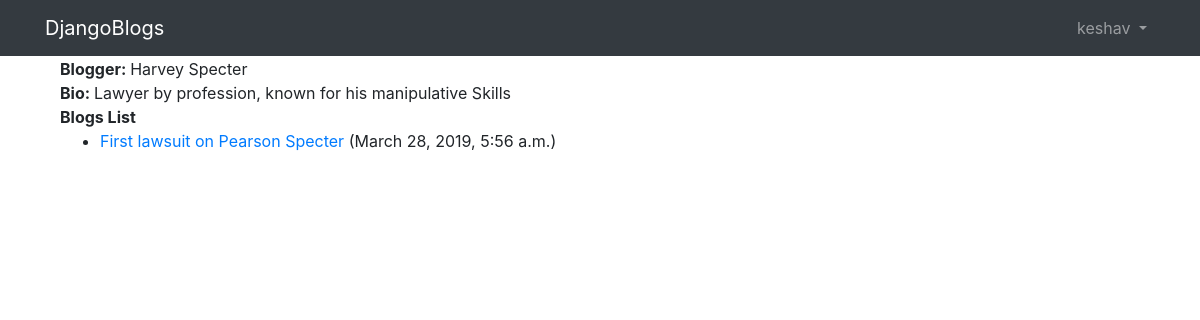
Screenshot of /blog/blogger/1 (signed in) with the database file from the repository.
### blog/models.py (models this page shows, shortened)
class Blogger(models.Model):
    name = models.CharField(max_length=50, help_text="Blogger's name", null=True)
    bio = models.TextField(max_length=200, help_text="Description about the blogger", null=True)
    user = models.ForeignKey(User, null=True, on_delete= models.SET_NULL)

class Blog(models.Model):
    title = models.CharField(max_length=200, help_text="Enter a title for the blog post", null = True)
    blogger = models.ForeignKey('Blogger', on_delete = models.SET_NULL, null = True)
    date = models.DateTimeField(auto_now=True)
    description = models.TextField(max_length=1000, help_text="Add the blog content", null=True)

### blog/views.py (the view)
# urls.py: path("blogger/<int:pk>", views.BloggerDetailView.as_view(), name='blogger-detail'),
class BloggerDetailView(generic.DetailView):
    model = Blogger

### blog/templates/blog/blogger_detail.html
{% extends 'base_generic.html' %}
{% block content %}
                <h7><strong>Blogger: </strong>  {{blogger.name}}</h7><br>
                <h7><strong>Bio: </strong>  {{blogger.bio}}</h7><br>
                <h7><strong>Blogs List</strong></h7><br>
                <ul>
                    {% for blog in blogger.blog_set.all %}
                    <li><a href = "{% url 'blog-detail' blog.pk %}">{{blog.title}}</a> ({{blog.date}})</li>
                    {% endfor %}
                </ul>
{% endblock %}

### blog/templates/base_generic.html (shortened to what this page needs)
<html>
    <head>
          <link rel="stylesheet" href="https://stackpath.bootstrapcdn.com/bootstrap/4.1.3/css/bootstrap.min.css">
        </head>
        <body>
                <nav class="navbar navbar-expand-lg navbar-dark bg-dark">
                        <div class="container">
                          <a class="navbar-brand" href="{% url 'homepage' %}">DjangoBlogs</a>
                              <div class="collapse navbar-collapse" id="mainMenu">
                                    {% if user.is_authenticated %}
                                    <ul class="navbar-nav ml-auto">
                                      <li class="nav-item dropdown">
                                        <a class="nav-link dropdown-toggle" href="#" id="userMenu" data-toggle="dropdown" aria-haspopup="true" aria-expanded="false">
                                          {{ user.username }}
                                        </a>
                                      </li>
                                    </ul>
                                  {% else %}
                                    <form class="form-inline ml-auto">
                                      <a href="{% url 'login' %}?next={{request.path}}" class="btn btn-outline-secondary">Log in</a>
                                      <a href="{% url 'signup' %}?next={{request.path}}" class="btn btn-primary ml-2">Sign up</a>
                                    </form>
                                  {% endif %}
                              </div>
                        </div>
                </nav>
            <div class="container">
              <div class="col-sm-4">
              </div>
              <div class="col-sm-8">
                {% block content %}
                {% endblock %}
              </div>
            </div>
        </body>
</html>

### rows the page displays
Blogger: name "Harvey Specter", bio "Lawyer by profession, known for his manipulative Skills"
Blog: title "First lawsuit on Pearson Specter", date "March 28, 2019, 5:56 a.m."

### other values shown
{{ user.username }} "keshav"
